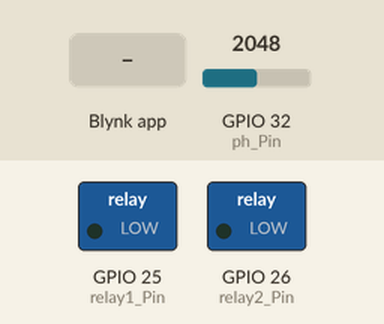
Simulated run of this sketch. Board: ESP32. Parts: switched loads named in the sketch (green lamp = pin HIGH). The test bench sets the inputs (shaded band); at power-on: GPIO 32 (ph_Pin) = 2048 (analog values on the 0–4095 scale). WiFi joins after 1.5 s; servers stay silent unless stated; what the sketch prints to the serial monitor is not drawn.

Above: at 3.0 s.
3.1 s: Blynk app writes 1 to V1
At 4.3 s:
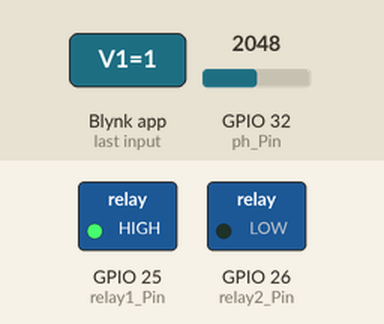
4.6 s: Blynk app writes 1 to V2
At 5.6 s:
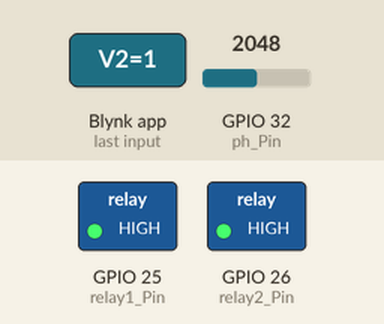
6.1 s: Blynk app writes 0 to V1
At 6.7 s:
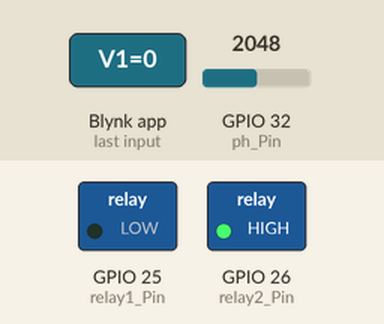
7.6 s: Blynk app writes 200 to V1
At 8.8 s:
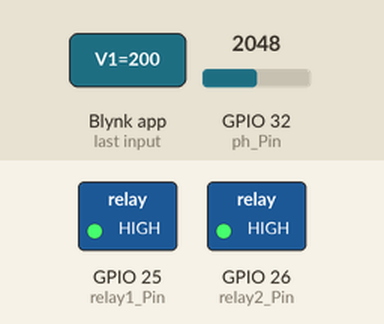
9.1 s: Blynk app writes 0 to V2
At 10.2 s:
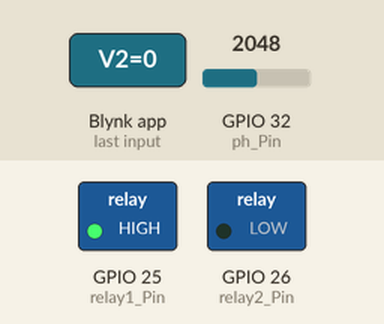
Timing chart, 0 to 11.6 s (numbered marks = the images above; inputs shaded):
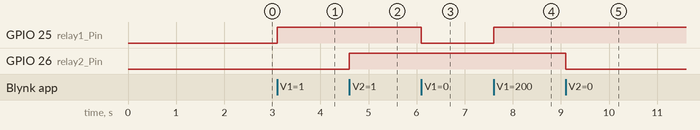

The sketch:

fiksasi.ino
```cpp
#define BLYNK_PRINT Serial
#define BLYNK_TEMPLATE_ID "TMPL65wAKJC0N"
#define BLYNK_TEMPLATE_NAME "Monitoring dan Kontroling pH Akuarium"
#define BLYNK_AUTH_TOKEN "FB6TY0aSiO65VW4qELQtnjQ4OyannV_a"

#include <WiFi.h>
#include <WiFiClient.h>
#include <BlynkSimpleEsp32.h>


// WiFi credentials
char ssid[] = "PERSEBAYASBY";
char pass[] = "bondowani123";

const int ph_Pin = 32; // Pin untuk pembacaan pH
const int relay1_Pin = 25; // Pin untuk mengontrol relay 1
const int relay2_Pin = 26; // Pin untuk mengontrol relay 2

float TeganganPh4 = 3.295; // Nilai tegangan saat kalibrasi pH 4
float TeganganPh7 = 3.208; // Nilai tegangan saat kalibrasi pH 7

// Nilai pH untuk larutan buffer
const float pH4 = 4.0;
const float pH7 = 7.0;

BlynkTimer timer;

// Fungsi untuk mengontrol selenoid valve secara manual
BLYNK_WRITE(V1) {
  int relay1_state = param.asInt();
  digitalWrite(relay1_Pin, relay1_state);
}

BLYNK_WRITE(V2) {
  int relay2_state = param.asInt();
  digitalWrite(relay2_Pin, relay2_state);
}

void setup() {
  Serial.begin(115200);
  analogReadResolution(12);
  analogSetAttenuation(ADC_11db);

  pinMode(relay1_Pin, OUTPUT);
  pinMode(relay2_Pin, OUTPUT);
  digitalWrite(relay1_Pin, LOW);
  digitalWrite(relay2_Pin, LOW);

  WiFi.begin(ssid, pass);
  int wifi_ctr=0;
  while (WiFi.status() != WL_CONNECTED) {
    delay(500);
    Serial.print(".");
  }

  Serial.println("WiFi Connected");

  Blynk.begin(BLYNK_AUTH_TOKEN, ssid, pass);

  // Setup Blynk timer to call the function every second
  timer.setInterval(1000L, sendPhToBlynk);
}

void loop() {
  Blynk.run();
  timer.run(); // Menjalankan timer Blynk
}

float bacaTegangan() {
  int nilai_analog = analogRead(ph_Pin);
  return 3.3 / 4095.0 * nilai_analog;
}

void sendPhToBlynk() {
  int nilai_analog_PH = analogRead(ph_Pin);
  float TeganganPh = 3.3 / 4095.0 * nilai_analog_PH;
  float PH_step = (pH7 - pH4) / (TeganganPh7 - TeganganPh4);
  float Po = pH7 + ((TeganganPh - TeganganPh7) * PH_step);

  Blynk.virtualWrite(V0, Po); // Send pH value to Blynk app, adjust V0 to the virtual pin used in the app

  Serial.print("Nilai ADC Ph: ");
  Serial.println(nilai_analog_PH);
  Serial.print("TeganganPh: ");
  Serial.println(TeganganPh, 3);
  Serial.print("Nilai PH Cairan: ");
  Serial.println(Po, 2);
}
```

Measured:
- after the input at 3.1 s, GPIO 25 (relay1_Pin): LOW → HIGH at once
- after the input at 4.6 s, GPIO 26 (relay2_Pin): LOW → HIGH at once
- after the input at 6.1 s, GPIO 25 (relay1_Pin): HIGH → LOW at once
- after the input at 7.6 s, GPIO 25 (relay1_Pin): LOW → HIGH at once
- after the input at 9.1 s, GPIO 26 (relay2_Pin): HIGH → LOW at once
